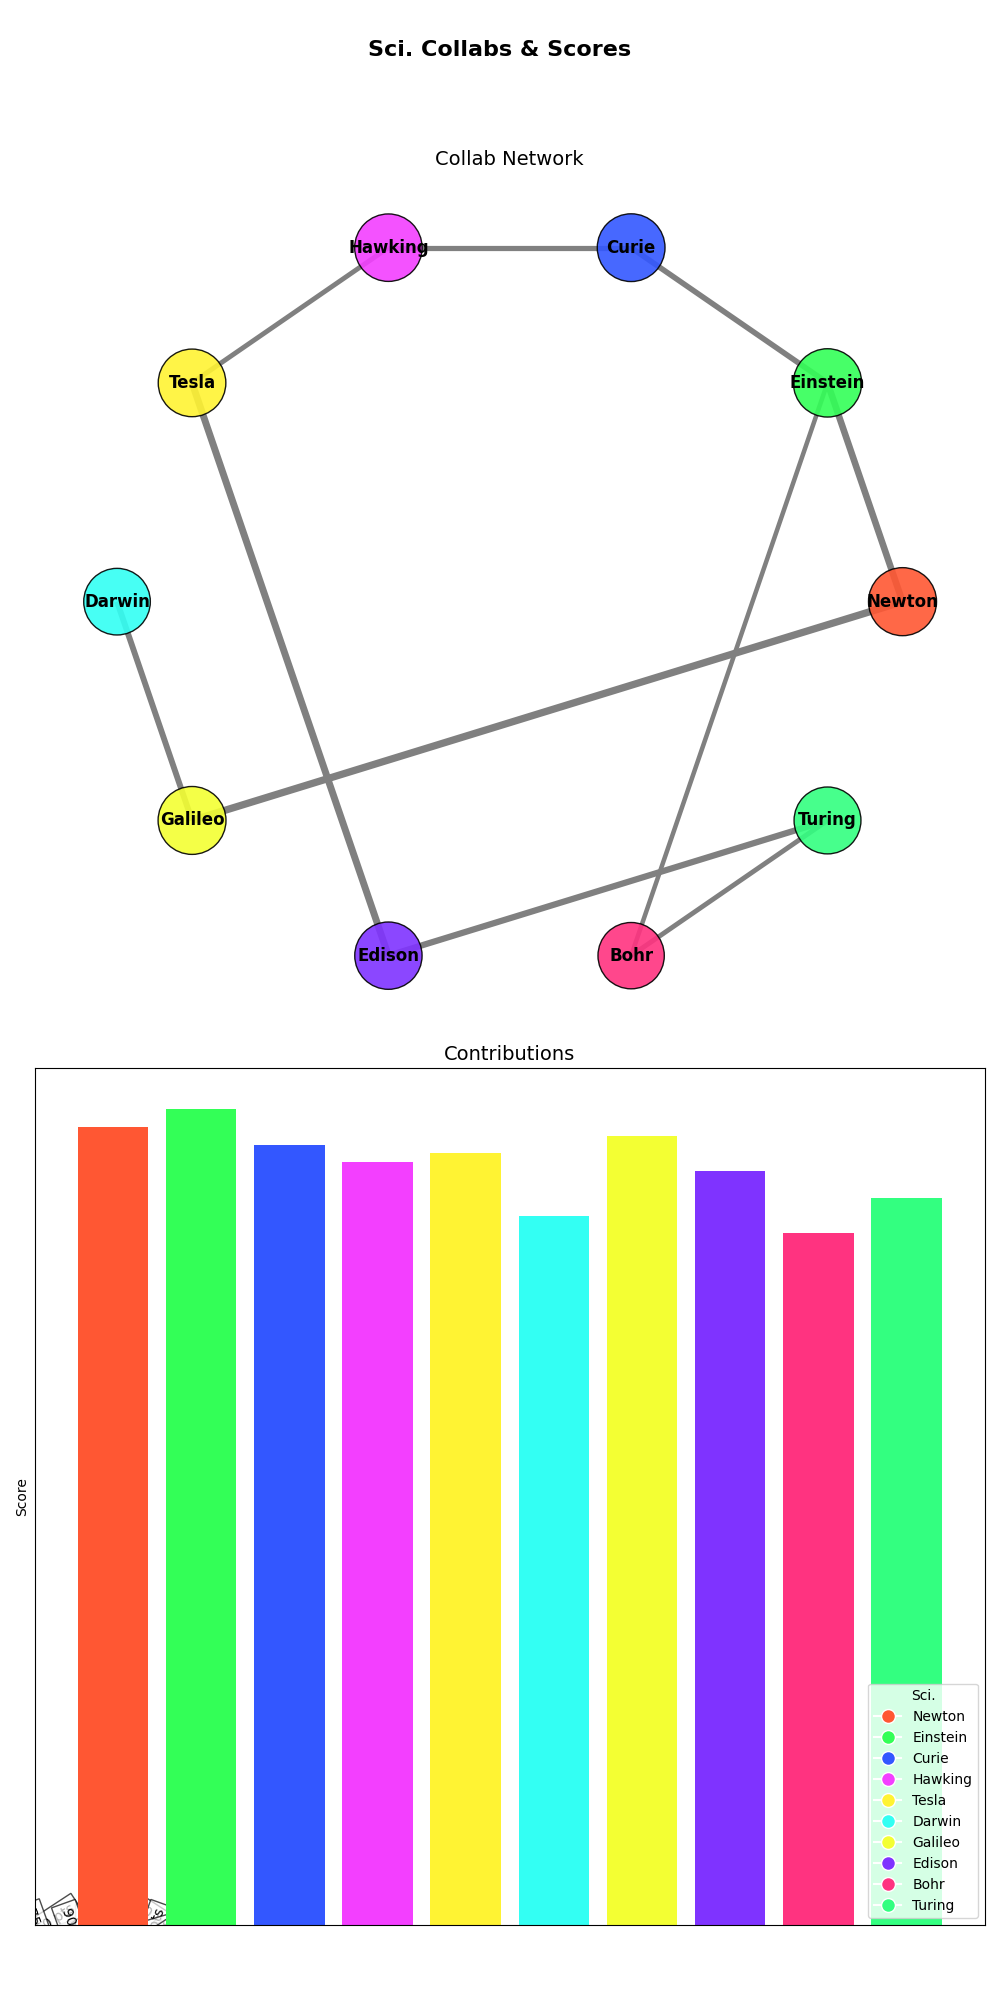

This chart was generated by the following Python code:
import matplotlib.pyplot as plt
import networkx as nx

scientists = ['Newton', 'Einstein', 'Curie', 'Hawking', 'Tesla', 'Darwin', 'Galileo', 'Edison', 'Bohr', 'Turing']

collaborations = [
    ('Newton', 'Einstein', 85),
    ('Einstein', 'Curie', 70),
    ('Curie', 'Hawking', 65),
    ('Hawking', 'Tesla', 60),
    ('Tesla', 'Edison', 90),
    ('Darwin', 'Galileo', 75),
    ('Edison', 'Turing', 80),
    ('Galileo', 'Newton', 95),
    ('Bohr', 'Einstein', 55),
    ('Turing', 'Bohr', 60),
]

contribution_scores = {
    'Newton': 90,
    'Einstein': 92,
    'Curie': 88,
    'Hawking': 86,
    'Tesla': 87,
    'Darwin': 80,
    'Galileo': 89,
    'Edison': 85,
    'Bohr': 78,
    'Turing': 82
}

G = nx.Graph()
G.add_nodes_from(scientists)
for source, target, impact in collaborations:
    G.add_edge(source, target, weight=impact)

node_sizes = [1500 + contribution_scores[scientist] * 10 for scientist in scientists]
pos = nx.circular_layout(G)
edge_labels = {(u, v): f'{d["weight"]} pts' for u, v, d in G.edges(data=True)}
edge_widths = [0.5 + G[u][v]['weight'] / 20 for u, v in G.edges()]

node_colors = ['#FF5733', '#33FF57', '#3357FF', '#F33FFF', '#FFF333', '#33FFF3', '#F3FF33', '#7F33FF', '#FF3380', '#33FF80']

fig, axs = plt.subplots(2, 1, figsize=(10, 20))
fig.suptitle('Sci. Collabs & Scores', fontsize=16, fontweight='bold')

# Subplot 1: Network Graph
axs[0].set_title('Collab Network', fontsize=14)
nx.draw_networkx_nodes(G, pos, ax=axs[0], node_size=node_sizes, node_color=node_colors, alpha=0.9, edgecolors='black')
nx.draw_networkx_edges(G, pos, ax=axs[0], edgelist=G.edges, edge_color='gray', width=edge_widths)
nx.draw_networkx_labels(G, pos, ax=axs[0], font_size=12, font_weight='bold')
nx.draw_networkx_edge_labels(G, pos, edge_labels=edge_labels, font_size=10, label_pos=0.3, bbox=dict(facecolor='white', alpha=0.7))
axs[0].axis('off')

scientists_labels = list(contribution_scores.keys())
contributions_values = list(contribution_scores.values())
colors = [node_colors[scientists.index(name)] for name in scientists_labels]

axs[1].set_title('Contributions', fontsize=14)
axs[1].bar(scientists_labels, contributions_values, color=colors)
axs[1].set_ylabel('Score')
axs[1].set_xticklabels(scientists_labels, rotation=45, ha='right')

legend_lines = [plt.Line2D([0], [0], marker='o', color='w', markersize=10, markerfacecolor=node_colors[i]) for i in range(len(scientists))]
plt.legend(legend_lines, scientists, title="Sci.", loc='lower right', bbox_to_anchor=(1, 0))

plt.tight_layout(rect=[0, 0.03, 1, 0.95])
plt.show()
